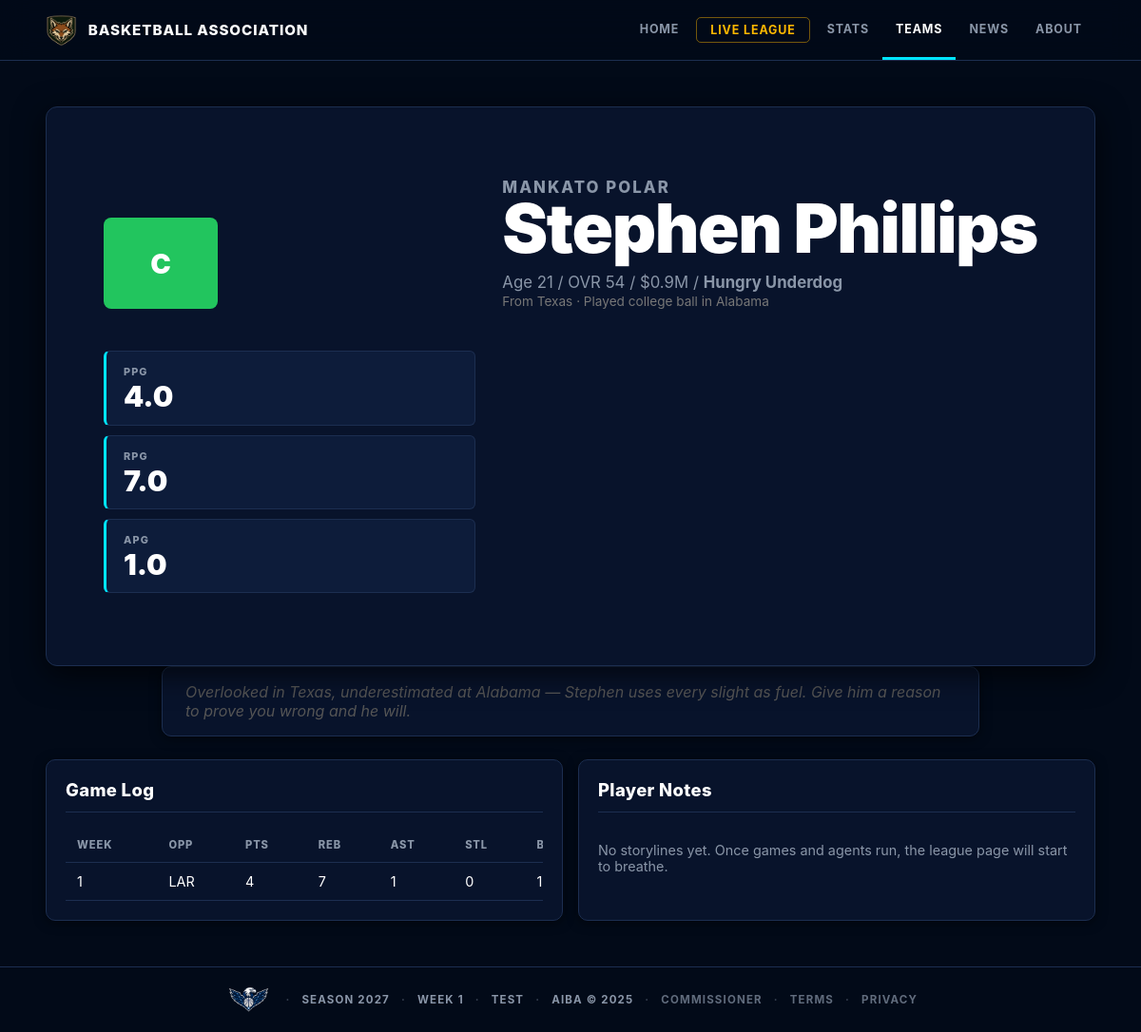
Page /players/70 on the earlier database version.
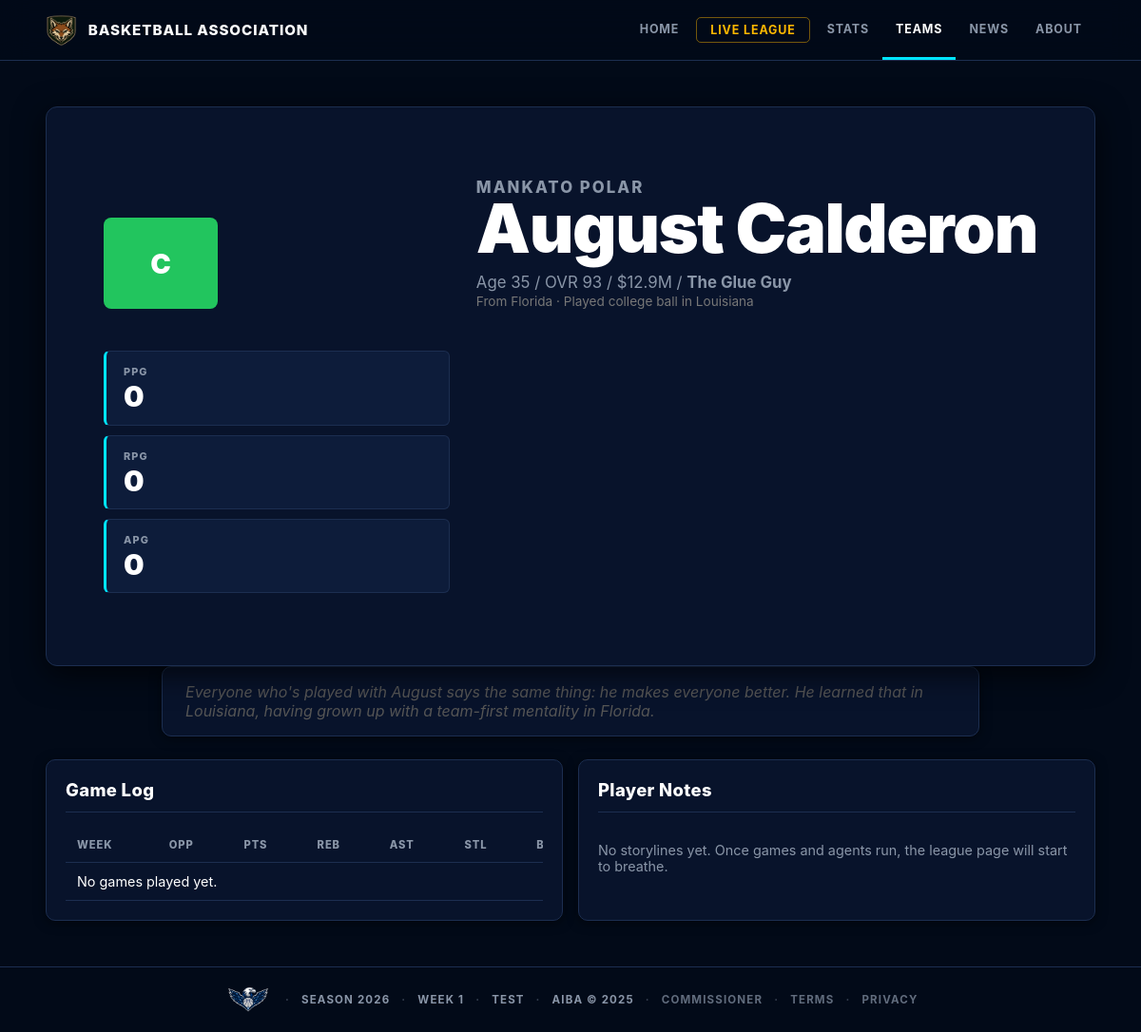
Same page on the later database version.
### tables this page shows
CREATE TABLE players (
            id           INTEGER PRIMARY KEY,
            team_id      INTEGER NOT NULL REFERENCES teams(id),
            first_name   TEXT NOT NULL,
            last_name    TEXT NOT NULL,
            age          INTEGER NOT NULL,
            position     TEXT NOT NULL,
            skill_rating INTEGER NOT NULL,
            salary       INTEGER NOT NULL,
            status       TEXT DEFAULT 'active',
            retired_season INTEGER
        );

CREATE TABLE player_backstories (
            player_id         INTEGER PRIMARY KEY REFERENCES players(id),
            college_state     TEXT,
            hometown_state    TEXT,
            personality_label TEXT,
            backstory_blurb   TEXT
        );

CREATE TABLE player_game_stats (
            id        INTEGER PRIMARY KEY,
            game_id   INTEGER NOT NULL REFERENCES games(id),
            player_id INTEGER NOT NULL REFERENCES players(id),
            team_id   INTEGER NOT NULL REFERENCES teams(id),
            points    INTEGER DEFAULT 0,
            rebounds  INTEGER DEFAULT 0,
            assists   INTEGER DEFAULT 0,
            steals    INTEGER DEFAULT 0,
            blocks    INTEGER DEFAULT 0
        , minutes INTEGER DEFAULT 0, started INTEGER DEFAULT 0, rotation_role TEXT);

CREATE TABLE league_state (
            id           INTEGER PRIMARY KEY,
            current_week INTEGER DEFAULT 1,
            season_year  INTEGER DEFAULT 2026,
            mode         TEXT DEFAULT 'test',
            official_started INTEGER DEFAULT 0,
            offseason_stage TEXT,
            offseason_from_season INTEGER,
            last_updated TEXT
        , phase TEXT DEFAULT 'regular_season');

CREATE TABLE teams (
            id          INTEGER PRIMARY KEY,
            city        TEXT NOT NULL,
            name        TEXT NOT NULL,
            abbreviation TEXT NOT NULL,
            mascot     TEXT,
            colors      TEXT,
            logo_description TEXT,
            motto       TEXT,
            arena       TEXT,
            team_archetype TEXT,
            play_style  TEXT,
            reputation  TEXT,
            rivalry     TEXT,
            signature_trait TEXT
        , fan_pitch TEXT, pressure_label TEXT, rivalry_intensity REAL DEFAULT 0.5);

### web_app.py (the view)
@app.route("/players/<int:player_id>")
def player_page(player_id):
    def load(conn):
        state = q.get_state(conn)
        if not state:
            return None
        detail = q.player_detail(conn, player_id, state["season_year"])
        return {"state": state, "detail": detail}
    data = with_conn(load)
    if not data:
        return render_no_league()
    if not data["detail"]:
        return render_template("not_found.html", title="Player not found"), 404
    return render_template("player_detail.html", **data, active="players")

### league/database.py (called while the page is built)
def get_connection():
    url = os.environ.get("DATABASE_URL")
    if url:
        import psycopg2
        from urllib.parse import urlparse, unquote
        url = url.strip()
        p = urlparse(url)
        pg = psycopg2.connect(
            host=p.hostname,
            port=p.port or 5432,
            dbname=p.path.lstrip("/"),
            user=p.username,
            password=unquote(p.password, encoding="latin-1") if p.password else None,
        )
        pg.autocommit = False
        return _PGConn(pg)
    else:
        conn = sqlite3.connect(DB_PATH)
        conn.row_factory = sqlite3.Row
        conn.execute("PRAGMA foreign_keys = ON")
        return conn

### league/web_queries.py (called while the page is built)
def dicts(rows):
    return [dict(row) for row in rows]

def one(row):
    return dict(row) if row else None

def get_state(conn):
    return one(conn.execute("SELECT * FROM league_state WHERE id = 1").fetchone())

def get_site_chrome(conn):
    return {
        "state": get_state(conn),
        "teams": dicts(conn.execute(
            "SELECT id, city, name, abbreviation FROM teams ORDER BY city"
        ).fetchall()),
    }

### templates/player_detail.html (shortened to what this page needs)
{% extends "base.html" %}
{% from "partials.html" import storyline_list %}
{% block content %}
<section class="player-hero">
  <div class="player-number">{{ detail.player.position }}</div>
  <div>
    <p class="eyebrow" style="display:flex;align-items:center;gap:8px;">
      <a href="{{ url_for('team_page', abbr=detail.player.abbreviation) }}">{{ detail.player.team_name }}</a>
    </p>
    <h1>{{ detail.player.player }}</h1>
    <p>Age {{ detail.player.age }} / OVR {{ detail.player.skill_rating }} / {{ detail.player.salary|money }}
      {% if detail.player.personality_label %}
        / <strong>{{ detail.player.personality_label }}</strong>
      {% elif detail.player.archetype %}
        / {{ detail.player.archetype|event_label }}
      {% else %}
        / Personality pending
      {% endif %}
    </p>
    {% if detail.player.college_state or detail.player.hometown_state %}
    <p class="player-bio-line" style="font-size:0.85em;color:#777;margin-top:2px;">
      {% if detail.player.hometown_state %}From {{ detail.player.hometown_state }}{% endif %}
      {% if detail.player.college_state %} · Played college ball in {{ detail.player.college_state }}{% endif %}
    </p>
    {% endif %}
  </div>
  <dl class="hero-stats">
    <div><dt>PPG</dt><dd>{{ detail.averages.ppg or 0 }}</dd></div>
    <div><dt>RPG</dt><dd>{{ detail.averages.rpg or 0 }}</dd></div>
    <div><dt>APG</dt><dd>{{ detail.averages.apg or 0 }}</dd></div>
  </dl>
</section>
{% if detail.player.backstory_blurb %}
<section class="panel" style="margin:0 auto 1.5rem;max-width:860px;padding:1rem 1.5rem;">
  <p style="font-style:italic;color:#555;margin:0;">{{ detail.player.backstory_blurb }}</p>
</section>
{% endif %}
<section class="section-grid">
  <div class="panel wide">
    <div class="section-head"><h2>Game Log</h2></div>
    <div class="table-wrap">
      <table>
        <thead><tr><th>Week</th><th>Opp</th><th>PTS</th><th>REB</th><th>AST</th><th>STL</th><th>BLK</th></tr></thead>
        <tbody>
          {% for g in detail.game_log %}
            <tr>
              <td><a href="{{ url_for('game_page', game_id=g.game_id) }}">{{ g.week }}</a></td>
              <td>{{ g.opponent }}</td>
              <td>{{ g.points }}</td>
              <td>{{ g.rebounds }}</td>
              <td>{{ g.assists }}</td>
              <td>{{ g.steals }}</td>
              <td>{{ g.blocks }}</td>
            </tr>
          {% else %}
            <tr><td colspan="7">No games played yet.</td></tr>
          {% endfor %}
        </tbody>
      </table>
    </div>
  </div>
  <div class="panel">
    <div class="section-head"><h2>Player Notes</h2></div>
    {{ storyline_list(detail.events) }}
  </div>
</section>
{% endblock %}

### templates/base.html (shortened to what this page needs)
<!doctype html>
<html lang="en">
<head>
  <link rel="stylesheet" href="{{ url_for('static', filename='site.css') }}">
</head>
<body>
  <header class="site-header">
    <a class="brand" href="{{ url_for('home') }}">
      <img src="{{ url_for('static', filename='images/league/primary.png') }}"
           alt="AIBA"
           class="brand-logo"
           onerror="this.style.display='none';this.nextElementSibling.style.display='inline-flex'">
      <span class="brand-copy">Basketball Association</span>
    </a>
    <nav class="nav" aria-label="Primary">
      <a class="{{ 'active' if active == 'home' else '' }}" href="{{ url_for('home') }}">Home</a>
      <a class="nav-cta {{ 'active' if active == 'live_league' else '' }}" href="{{ url_for('live_league') }}">Live League</a>
      <div class="nav-group">
        <a class="{{ 'active' if active in ('standings','scores','leaders') else '' }}" href="{{ url_for('standings') }}">Stats</a>
      </div>
      <div class="nav-group">
        <a class="{{ 'active' if active in ('teams','players') else '' }}" href="{{ url_for('teams') }}">Teams</a>
      </div>
      <a class="{{ 'active' if active == 'news' else '' }}" href="{{ url_for('news') }}">News</a>
      <div class="nav-group">
        <a class="{{ 'active' if active in ('about','contact') else '' }}" href="{{ url_for('about') }}">About</a>
      </div>
    </nav>
  </header>
  <main>
    {% block content %}{% endblock %}
  </main>
  <footer class="footer">
    <img src="{{ url_for('static', filename='images/league/secondary.png') }}"
         alt="AIBA"
         class="logo-league-secondary"
         onerror="this.style.display='none'">
    <span>Season {{ state.season_year if state else "—" }}</span>
    <span>Week {{ state.current_week if state else "—" }}</span>
    <span>{{ state.mode|upper if state else "NO LEAGUE" }}</span>
    <span>AIBA &copy; 2025</span>
    <span><a href="{{ url_for('commissioner') }}" style="color:inherit;opacity:0.7;">Commissioner</a></span>
    <span><a href="{{ url_for('terms') }}" style="color:inherit;opacity:0.7;">Terms</a></span>
    <span><a href="{{ url_for('privacy') }}" style="color:inherit;opacity:0.7;">Privacy</a></span>
  </footer>
</body>
</html>

Differences in the rows shown:
removed player_game_stats: week "1", opponent "LAR", points "4", rebounds "7", assists "1", steals "0", blocks "1"
changed players: player.age "21" → "35"; player.skill_rating "54" → "93"; player.salary "$0.9M" → "$12.9M"
now on this page (row edited): teams: player.team_name "MANKATO POLAR"
changed player_backstories: player.personality_label "Hungry Underdog" → "The Glue Guy"; player.hometown_state "Texas" → "Florida"; player.college_state "Alabama" → "Louisiana"; player.backstory_blurb "Overlooked in Texas, underestimated at Alabama — Stephen uses every slight as fuel. Give him a reason to prove you wrong and he will." → "Everyone who's played with August says the same thing: he makes everyone better. He learned that in Louisiana, having grown up with a team-first mentality in Florida."
changed league_state "TEST": season_year "2027" → "2026"
Other differences:
{{ detail.player.player }}: "Stephen Phillips" → "August Calderon"
{{ detail.averages.ppg or 0 }}: "4.0" → "0"
{{ detail.averages.rpg or 0 }}: "7.0" → "0"
{{ detail.averages.apg or 0 }}: "1.0" → "0"
{{ detail.player.team_name }}: "MANKATO POLAR" → (not shown)
text now shown: "No games played yet."
